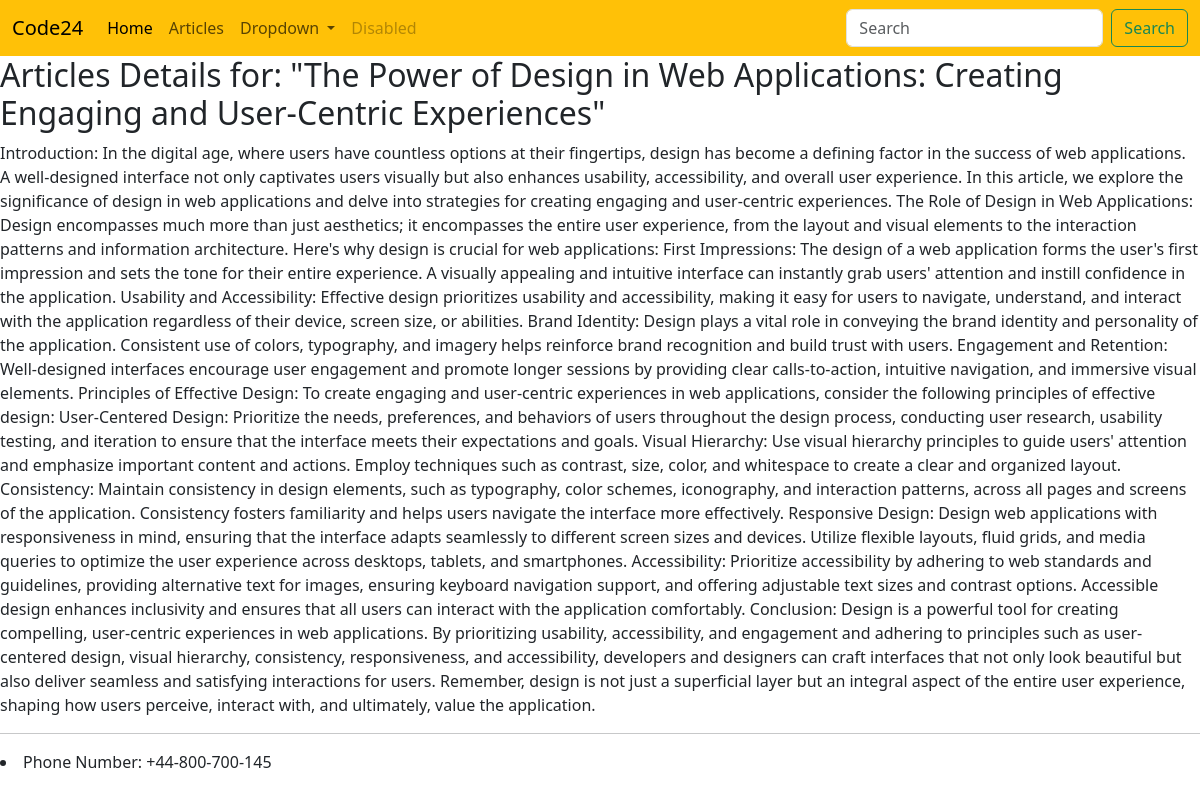
Screenshot of /articles/the-power-of-design-in-web-applications-creating-engaging-and-user-centric-experiences/ with the database file from the repository.
### article/models.py (models this page shows, shortened)
class ArticleModel(models.Model):
    STATUS_OF_ARTICLE = (
        ("checking" , "Checking"),
        ("rejected" , "Rejected"),
        ("published" , "Published"),
    )
    Title = models.CharField(max_length=150)
    Body  = models.TextField(max_length=10000)
    Author= models.ForeignKey("auth.user", on_delete=models.CASCADE)
    Created = models.DateTimeField(auto_now_add=True)
    Edited = models.DateTimeField(auto_now=True)
    Status = models.CharField(max_length=15, choices=STATUS_OF_ARTICLE, default="checking")
    slug   = models.SlugField(unique=True, null=True)
    class Meta:
        ordering = ("-Created",)

### article/views.py (the view)
# urls.py: path('<slug:slug>/', ArticleDetailView.as_view(), name = "ArticleDetailView_url"  )
class ArticleDetailView(DetailView):
    model = ArticleModel
    template_name = "article/ArticleDetailView.html"
    context_object_name  = "articles"

### template/article/ArticleDetailView.html (shortened to what this page needs)
{% extends "base.html" %}
{% block title %}<h2>Articles Details for: "{{articles.Title}}"</h2>{% endblock title %}
{% block content %}
{{articles.Body}}
{% endblock content %}

### rows the page displays
ArticleModel: Title "The Power of Design in Web Applications: Creating Engaging and User-Centric Experiences", Body "Introduction: In the digital age, where users have countless options at their fingertips, design has become a defining factor in the success of web applications. A well-designed interface not only captivates users visually but also enhances usability, accessibility, and overall user experience. In this article, we explore the significance of design in web applications and delve into strategies for creating engaging and user-centric experiences. The Role of Design in Web Applications: Design encompasses much more than just aesthetics; it encompasses the entire user experience, from the layout and visual elements to the interaction patterns and information architecture. Here's why design is…"

### other values shown
{{ Site_Name }} "Code24"
{{ Phone_Number }} "+44-800-700-145"
